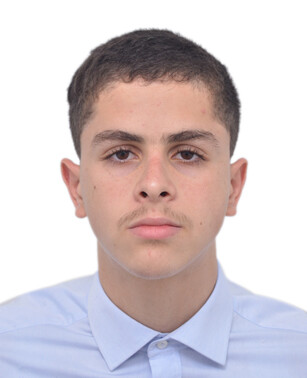
#> input picture public/photo_racim.png, 307 x 378 px
$ python reduce_padding_photo.py
#> lines starting #> are read from the running program, lines starting #| are printed output that depends on the picture
from PIL import Image
import os

# Chemin de l'image
input_path = 'public/photo_racim.png'
output_path = 'public/photo_racim.png'

# Ouvrir l'image
img = Image.open(input_path)
#> img is the input picture: PIL image 307x378 RGB; mean R, G, B 211.7, 200.6, 203.8

# Convertir en RGBA si nécessaire
if img.mode != 'RGBA':
    img = img.convert('RGBA')
#> img: PIL image 307x378 RGBA

# Obtenir les dimensions
width, height = img.size
#> width = 307; height = 378

# Trouver les limites du contenu (en excluant le blanc pur)
# On cherche les pixels qui ne sont pas blancs (255, 255, 255)
pixels = img.load()
left = width
#> left = 307
right = 0
top = height
#> top = 378
bottom = 0

# Seuil pour considérer un pixel comme "blanc" (pour gérer les variations légères)
white_threshold = 250

for y in range(height):
    for x in range(width):
        r, g, b, a = pixels[x, y]
        # Si le pixel n'est pas blanc (ou presque blanc)
        if r < white_threshold or g < white_threshold or b < white_threshold:
            if x < left:
                left = x
            if x > right:
                right = x
            if y < top:
                top = y
            if y > bottom:
                bottom = y
#> after the loop, bottom = 377; left = 0; right = 306; top = 25

# Ajouter une petite marge de sécurité
margin = 5
left = max(0, left - margin)
top = max(0, top - margin)
#> top = 20
right = min(width, right + margin)
#> right = 307
bottom = min(height, bottom + margin)
#> bottom = 378

# Recadrer l'image au contenu
cropped = img.crop((left, top, right, bottom))
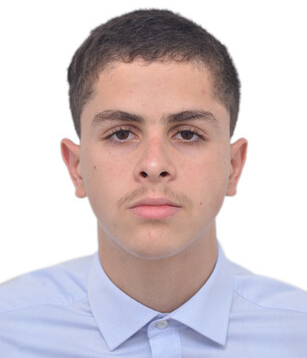
#> cropped: PIL image 307x358 RGBA; mean R, G, B, A 209.3, 197.6, 201, 255

# Dimensions du contenu recadré
content_width, content_height = cropped.size
#> content_width = 307; content_height = 358

# Facteur de padding réduit (15% au lieu de 40%)
padding_factor = 0.15

# Calculer les nouvelles dimensions avec padding réduit
new_width = int(content_width * (1 + 2 * padding_factor))
#> new_width = 399
new_height = int(content_height * (1 + 2 * padding_factor))
#> new_height = 465

# Créer un nouveau canvas blanc
new_img = Image.new('RGBA', (new_width, new_height), (255, 255, 255, 255))
#> new_img: PIL image 399x465 RGBA; every value is 255

# Calculer la position pour centrer l'image recadrée
x_offset = int((new_width - content_width) / 2)
#> x_offset = 46
y_offset = int((new_height - content_height) / 2)
#> y_offset = 53

# Coller l'image recadrée au centre du nouveau canvas
new_img.paste(cropped, (x_offset, y_offset), cropped if cropped.mode == 'RGBA' else None)
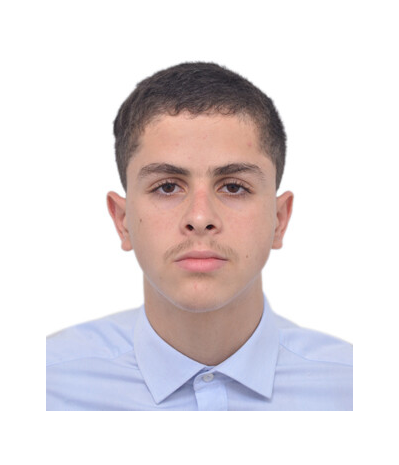
#> new_img: PIL image 399x465 RGBA; mean R, G, B, A 227.9, 221, 223, 255

# Convertir en RGB pour sauvegarder (sans transparence)
if new_img.mode == 'RGBA':
    rgb_img = Image.new('RGB', new_img.size, (255, 255, 255))
#> rgb_img: PIL image 399x465 RGB; every value is 255
    rgb_img.paste(new_img, mask=new_img.split()[3])  # Utiliser le canal alpha comme masque
    new_img = rgb_img

# Sauvegarder
new_img.save(output_path, 'PNG', quality=95)
print(f"Image traitée avec succès ! Padding réduit à : {padding_factor * 100}% de chaque côté")
print(f"Dimensions originales : {width}x{height}")
#| Dimensions originales : 307x378
print(f"Contenu recadré : {content_width}x{content_height}")
#| Contenu recadré : 307x358
print(f"Nouvelles dimensions : {new_width}x{new_height}")
#| Nouvelles dimensions : 399x465

$ run again, with public/bouteille_avec_masque.png copied over public/photo_racim.png
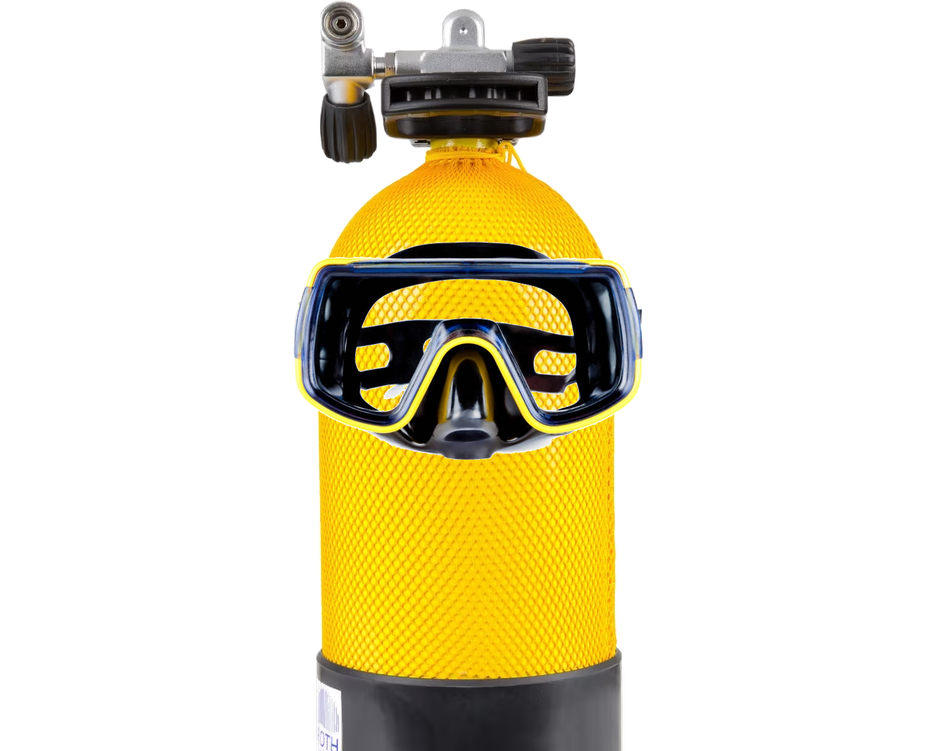
#> input picture public/bouteille_avec_masque.png, 939 x 751 px, shrunk from 1350 x 1080 before the run
#> img is the input picture: PIL image 939x751 RGBA; mean R, G, B, A 47.2, 41, 14, 72.6
#> after the loop `for y in range(height):`: bottom = 750; left = 0; right = 938; top = 0
#> `right = min(width, right + margin)`: right = 939
#> `bottom = min(height, bottom + margin)`: bottom = 751
#> `new_img.paste(cropped, (x_offset, y_offset), cropped if cropped.mode =..`:
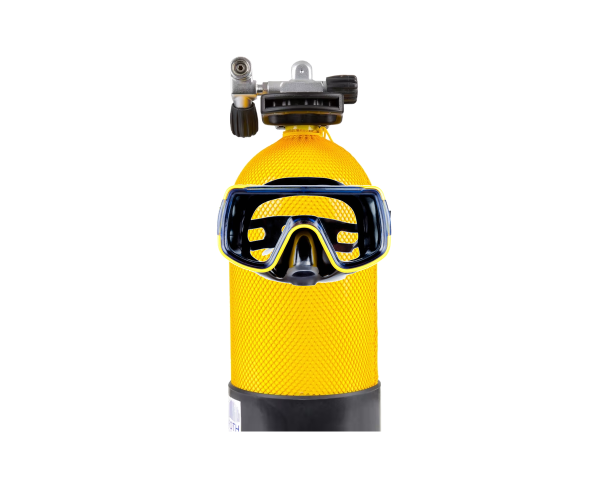
#> new_img: PIL image 1220x976 RGBA (shown at 1/2 size); mean R, G, B, A 239.1, 235.5, 219.5, 254.8; transparent parts drawn white
#| Dimensions originales : 939x751
#| Contenu recadré : 939x751
#| Nouvelles dimensions : 1220x976
